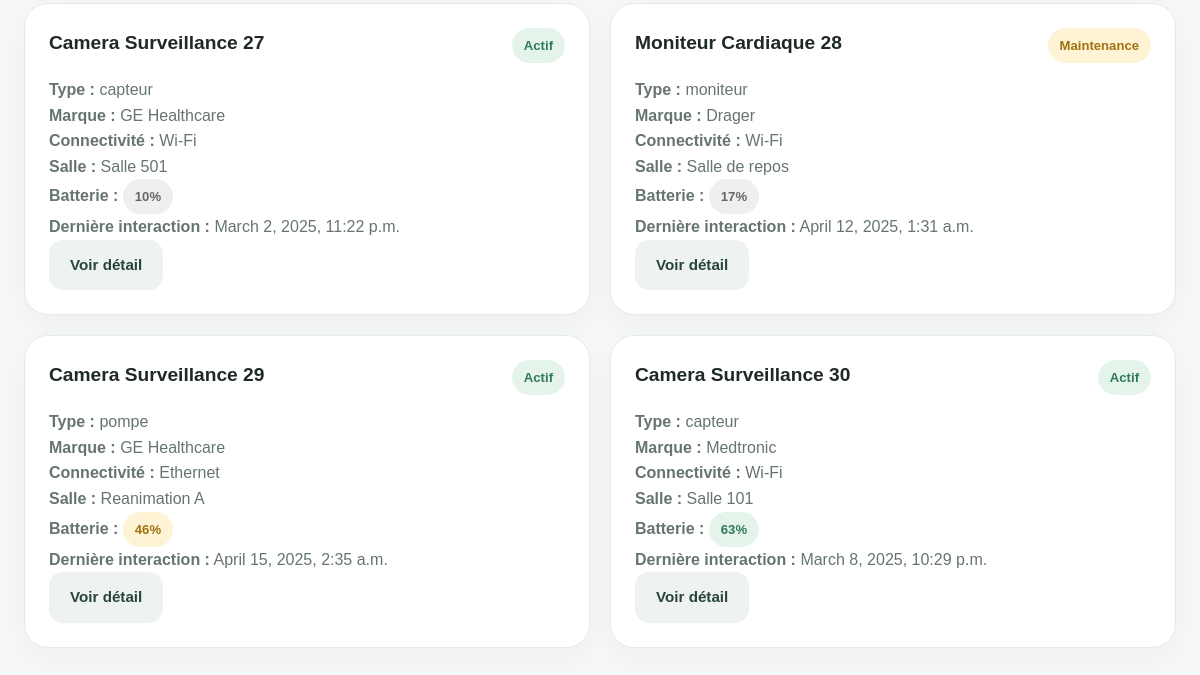
The page /objects/ (signed in, lower part) on the database as committed earlier.
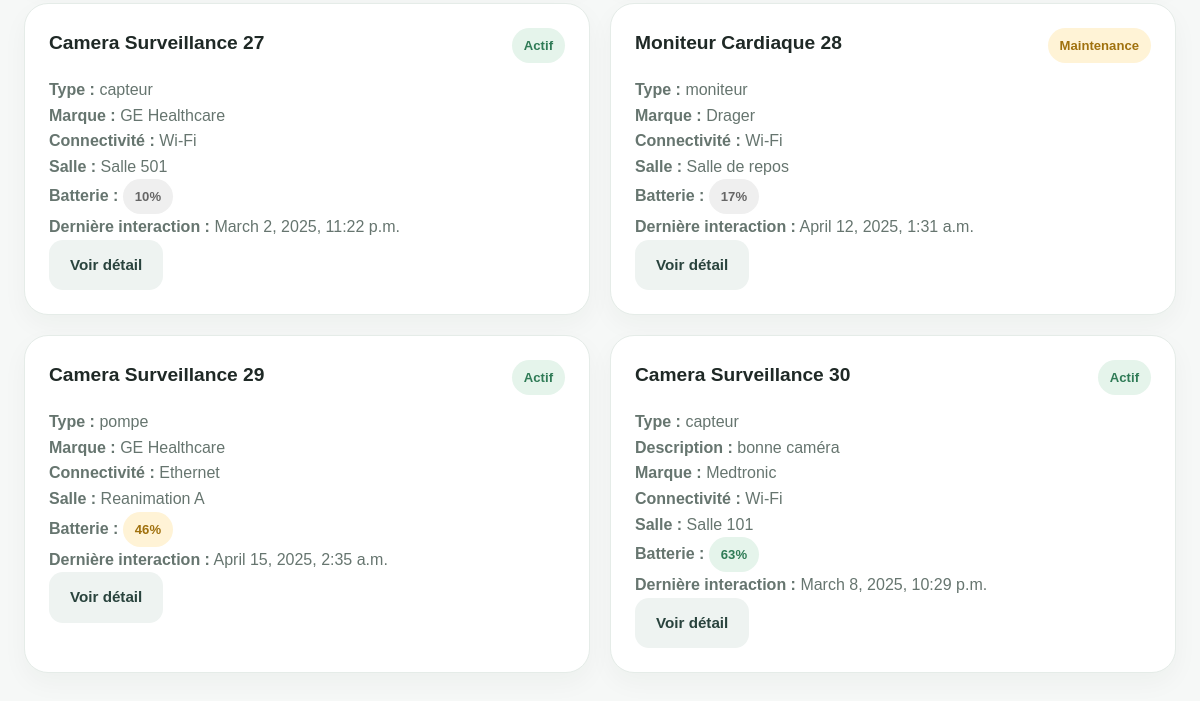
The same page on the database as committed later.
### hopital/models.py (models this page shows, shortened)
class ObjetConnecte(models.Model):
    nom = models.CharField(max_length=100)
    description = models.TextField(blank=True, null=True)
    type = models.CharField(max_length=50, blank=True, null=True)
    marque = models.CharField(max_length=50, blank=True, null=True)
    etat = models.CharField(max_length=20, default='inactif')
    connectivite = models.CharField(max_length=50, blank=True, null=True)
    niveau_batterie = models.IntegerField(blank=True, null=True)
    derniere_interaction = models.DateTimeField(blank=True, null=True)
    salle = models.ForeignKey(Salle, on_delete=models.SET_NULL, blank=True, null=True)

class Salle(models.Model):
    nom = models.CharField(max_length=50)
    etage = models.IntegerField(blank=True, null=True)
    service = models.ForeignKey(Service, on_delete=models.SET_NULL, blank=True, null=True)
    nombre_lits = models.IntegerField(default=0)
    lits_occupes = models.IntegerField(default=0)

### hopital/views.py (the view)
# urls.py: path('objects/', views.objects, name='objects'),
@login_required
def objects(request):
    profil, created = Profil.objects.get_or_create(user=request.user)
    objets = ObjetConnecte.objects.all()
    salles = Salle.objects.all()
    q = request.GET.get("q")
    type_objet = request.GET.get("type")
    etat = request.GET.get("etat")
    salle = request.GET.get("salle")
    if q:
        objets = objets.filter(
            Q(nom__icontains=q) | Q(description__icontains=q)
        )
    if type_objet:
        objets = objets.filter(type=type_objet)
    if etat:
        objets = objets.filter(etat=etat)
    if salle:
        objets = objets.filter(salle_id=salle)
    return render(request, 'hopital/objects.html', {'objets': objets,"salles": salles,"profil": profil})

### hopital/templates/hopital/objects.html (shortened to what this page needs)
{% load static %}
<!DOCTYPE html>
<html lang="fr">
<head>
  <link rel="stylesheet" href="{% static 'hopital/CSS/style.css' %}">
</head>
<body>
<main class="dashboard-page">
  <div class="container">
    <section class="object-grid">
      {% for objet in objets %}
        <article class="object-card-modern">
          <div class="object-top">
            <h3>{{ objet.nom }}</h3>
            {% if objet.etat == "actif" %}
              <span class="status active">Actif</span>
            {% elif objet.etat == "maintenance" %}
              <span class="status warning">Maintenance</span>
            {% else %}
              <span class="status inactive">Inactif</span>
            {% endif %}
          </div>
          <p><strong>Type :</strong> {{ objet.type }}</p>
          {% if objet.description %}
            <p><strong>Description :</strong> {{ objet.description }}</p>
          {% endif %}
          {% if objet.marque %}
            <p><strong>Marque :</strong> {{ objet.marque }}</p>
          {% endif %}
          {% if objet.connectivite %}
            <p><strong>Connectivité :</strong> {{ objet.connectivite }}</p>
          {% endif %}
          {% if objet.salle %}
            <p><strong>Salle :</strong> {{ objet.salle.nom }}</p>
          {% endif %}
          {% if objet.niveau_batterie %}
            <p>
              <strong>Batterie :</strong>
              <span class="
                {% if objet.niveau_batterie < 20 %}status inactive
                {% elif objet.niveau_batterie < 50 %}status warning
                {% else %}status active
                {% endif %}
              ">
                {{ objet.niveau_batterie }}%
              </span>
            </p>
          {% endif %}
          {% if objet.derniere_interaction %}
            <p><strong>Dernière interaction :</strong> {{ objet.derniere_interaction }}</p>
          {% endif %}
          <a href="{% url 'objet_detail' objet.id %}" class="btn btn-secondary">
          Voir détail
          </a>
        </article>
      {% empty %}
        <p>Aucun objet connecté trouvé.</p>
      {% endfor %}
    </section>
  </div>
</main>
</body>
</html>

Rows that differ between the two databases and show on the page:
changed ObjetConnecte "Camera Surveillance 30": description (not shown) → "bonne caméra"
